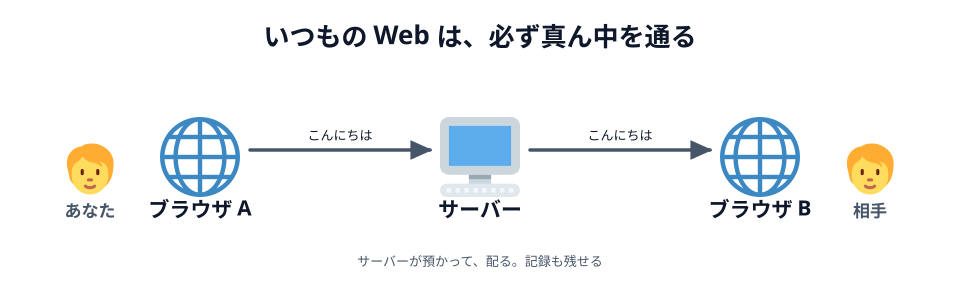

Recreate this plot in Python.
# 01-via-server.svg
# スキーマ: SOURCE-PATH-GOAL（人 → A → サーバー → B → 人）
# 両端に人を置き、話しているのは人であることを見せる

import sys
sys.path.insert(0, "/Users/seekseep/.claude/skills/genfig")
from genfig import Canvas, PALETTE

c = Canvas(960, 292)

c.text(480, 46, "いつもの Web は、必ず真ん中を通る", scale="xl")

c.emoji("1f9d1", 62, 141, 56)
c.text(90, 217, "あなた", scale="label")
c.node(200, 165, "ブラウザ A", emoji_cp="1f310")

c.node(480, 165, "サーバー", emoji_cp="1f5a5")

c.node(760, 165, "ブラウザ B", emoji_cp="1f310")
c.emoji("1f9d1", 842, 141, 56)
c.text(870, 217, "相手", scale="label")

c.connector(250, 150, 430, 150, label="こんにちは", label_scale="sm")
c.connector(530, 150, 710, 150, label="こんにちは", label_scale="sm")

c.text(480, 266, "サーバーが預かって、配る。記録も残せる", scale="sm")

c.save("01-via-server.svg")
